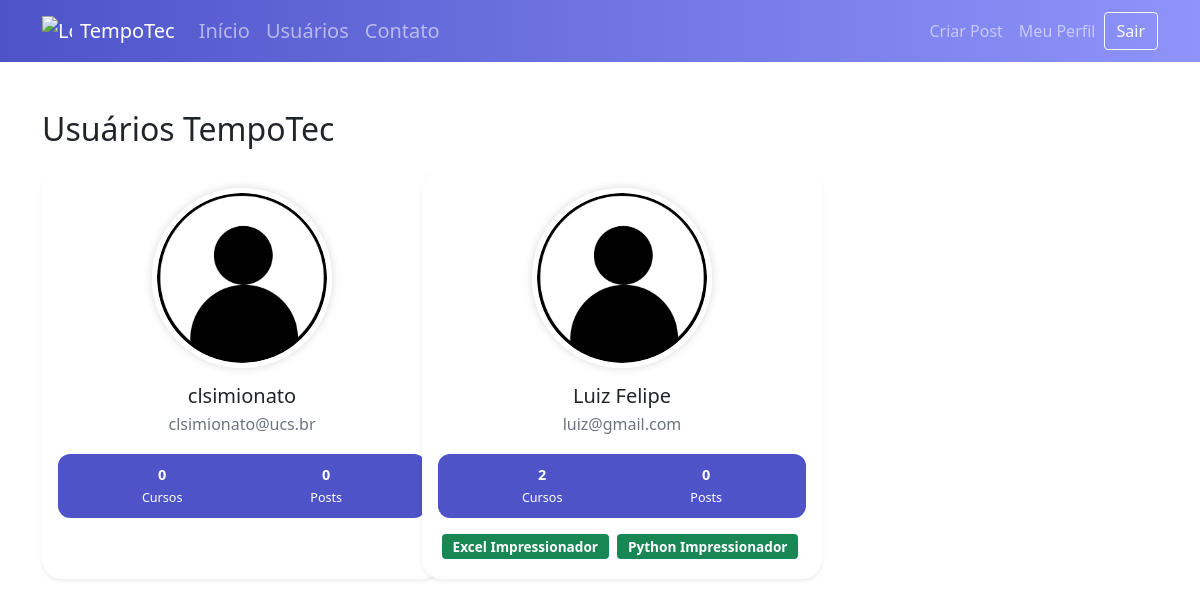
The page /usuarios (signed in) on the database as committed earlier.
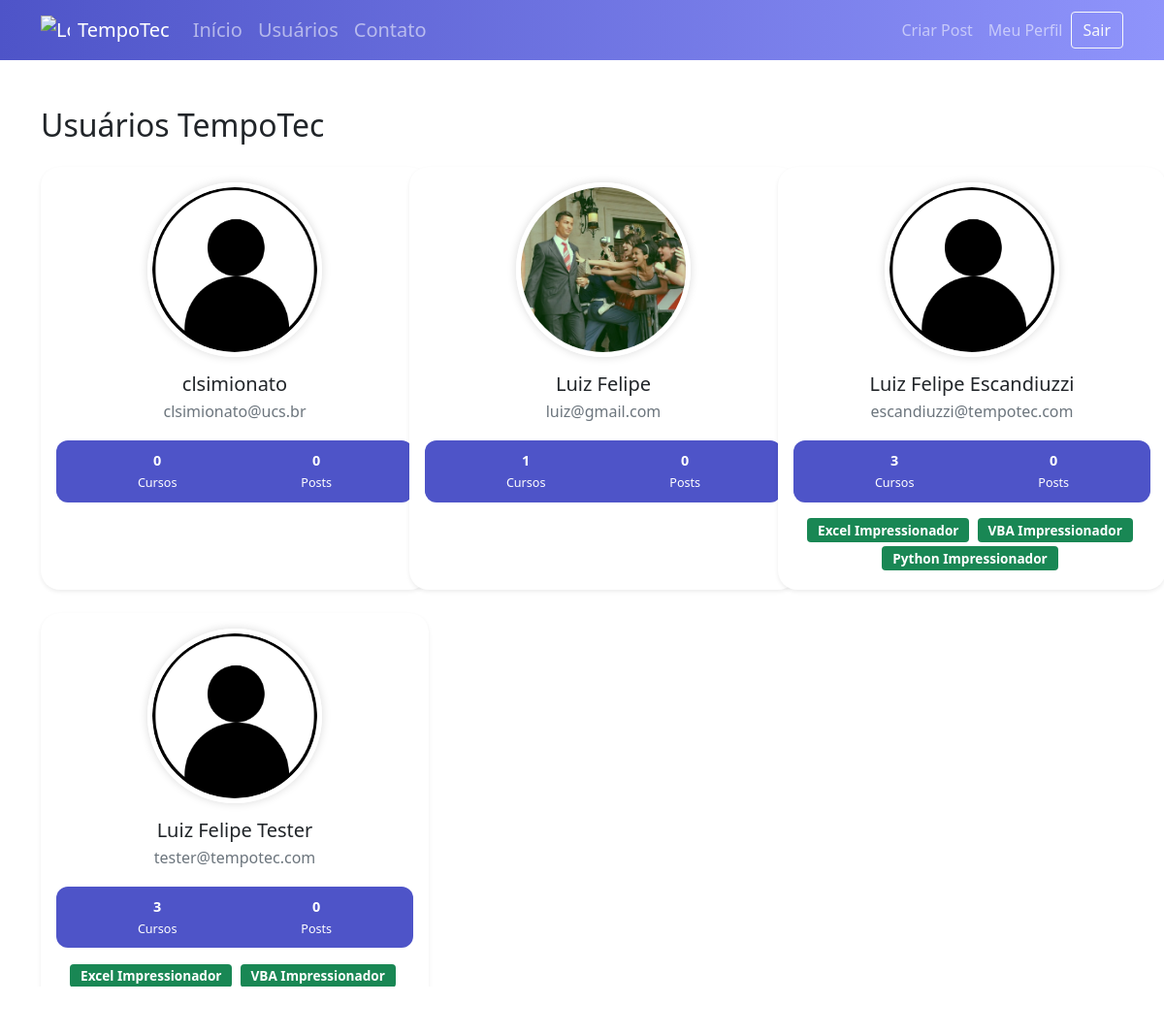
The same page on the database as committed later.
### tempotec/models.py (models this page shows)
class Usuario(database.Model, UserMixin):
    id = database.Column(database.Integer, primary_key=True)
    username = database.Column(database.String, nullable=False)
    email = database.Column(database.String, nullable=False, unique=True)
    senha = database.Column(database.String, nullable=False)
    foto_perfil = database.Column(database.String, default='default.jpg')
    posts = database.relationship('Post', backref='autor', lazy=True)
    cursos = database.Column(database.String, nullable=False, default='Não Informado')

### tempotec/routes.py (the view)
@app.route('/usuarios')
@login_required
def usuarios():
    lista_usuarios = Usuario.query.all()
    return render_template('usuarios.html', lista_usuarios=lista_usuarios)

### tempotec/models.py (called while the page is built)
@login_manager.user_loader
def load_usuario(id_usuario):
    return Usuario.query.get(int(id_usuario))

### tempotec/templates/usuarios.html
{% extends 'base.html' %}
{% block body %}
<div class="container mt-5">
    <h2 class="mb-4">Usuários TempoTec</h2>
    <div class="row row-cols-1 row-cols-md-2 row-cols-lg-3 g-4">
        {% for usuario in lista_usuarios %}
        <div class="col">
            <div class="card shadow-sm p-3 user-card h-100">
                <div class="d-flex flex-column align-items-center text-center">
                    <img src="{{ url_for('static', filename='fotos_perfil/{}'.format(usuario.foto_perfil)) }}"
                         class="profile-img mb-3" alt="Foto de Perfil">
                    <h5 class="mb-1">{{ usuario.username }}</h5>
                    <p class="text-muted mb-2">{{ usuario.email }}</p>
                    <div class="user-stats d-flex justify-content-around w-100">
                        <div><strong>
                            {% if 'Não Informado' in usuario.cursos %}
                            0
                            {% else %}
                            {{ usuario.cursos.count(';') + 1 }}
                            {% endif %}
                        </strong><br><small>Cursos</small></div>
                        <div><strong>0</strong><br><small>Posts</small></div>
                    </div>
                    <div class="mt-3 text-center w-100">
                        {% for curso in usuario.cursos.split(';') %}
                        {% if curso != 'Não Informado' %}
                        <span class="badge bg-success badge-course me-1 mb-1">{{ curso }}</span>
                        {% endif %}
                        {% endfor %}
                    </div>
                </div>
            </div>
        </div>
        {% endfor %}
    </div>
</div>
{% endblock %}

### tempotec/templates/base.html (shortened to what this page needs)
<!DOCTYPE html>
<html lang="pt-br">
<head>
    <link href="https://cdn.jsdelivr.net/npm/bootstrap@5.0.0-beta1/dist/css/bootstrap.min.css" rel="stylesheet"
>
    <link rel="stylesheet" type="text/css" href="{{ url_for('static', filename='main.css') }}">
</head>
<body>
{% include 'navbar.html' %}
{% block body %}
{% endblock %}
</body>
</html>

### tempotec/templates/navbar.html (shortened to what this page needs)
<nav class="navbar navbar-expand-lg navbar-dark custom-navbar">
    <div class="container-fluid container">
        <a class="navbar-brand d-flex align-items-center" href="{{ url_for('home') }}">
            <img src="{{ url_for('static', filename='images/logo.svg') }}" alt="Logo" width="30" height="30"
                 class="me-2">
            TempoTec
        </a>
        <div class="collapse navbar-collapse" id="navbarSupportedContent">
            <ul class="navbar-nav me-auto mb-2 mb-lg-0">
                <li class="nav-item">
                    <a class="nav-link fw-semibold fs-5" href="{{ url_for('home') }}">Início</a>
                </li>
                <li class="nav-item">
                    <a class="nav-link fw-semibold fs-5" href="{{ url_for('usuarios') }}">Usuários</a>
                </li>
                <li class="nav-item">
                    <a class="nav-link fw-semibold fs-5" href="{{ url_for('contato') }}">Contato</a>
                </li>
            </ul>
            <ul class="d-flex navbar-nav align-items-center">
                {% if current_user.is_authenticated %}
                <li class="nav-item">
                    <a class="nav-link" href="{{ url_for('criar_post') }}">Criar Post</a>
                </li>
                <li class="nav-item">
                    <a class="nav-link" href="{{ url_for('perfil') }}">Meu Perfil</a>
                </li>
                <li class="nav-item">
                    <a class="btn btn-outline-light" href="{{ url_for('sair') }}">Sair</a>
                </li>
                {% endif %}
            </ul>
        </div>
    </div>
</nav>

### tempotec/static/main.css (style rules this page uses)
.card { width: 400px; border: none; border-radius: 10px; background-color: #fff }
.custom-navbar { background: linear-gradient(to right, #4e54c8, #8f94fb); }
.nav-link { transition: color 0.3s ease; }
.user-card { border-radius: 20px; transition: transform 0.2s; }
.profile-img { width: 120px; height: 120px; object-fit: cover; border-radius: 50%; box-shadow: 0 0 8px rgba(0, 0, 0, 0.1); }
.badge-course { font-size: 0.85rem; padding: 0.4em 0.8em; }
.user-stats { background-color: #4e54c8; color: white; border-radius: 12px; padding: 10px 20px; font-size: 0.9rem; margin-top: 10px; }
.profile-img { width: 180px; height: 180px; object-fit: cover; border-radius: 50%; border: 5px solid #fff; box-shadow: 0 0 10px rgba(0, 0, 0, 0.15); }

Rows that differ between the two databases and show on the page:
changed Usuario "Luiz Felipe": foto_perfil: picture added in place of a placeholder; cursos "2" → "1"
added Usuario: foto_perfil (placeholder picture), username "Luiz Felipe Escandiuzzi", email "escandiuzzi@tempotec.com", cursos "3", curso "Excel Impressionador" "VBA Impressionador" "Python Impressionador"
added Usuario: foto_perfil (placeholder picture), username "Luiz Felipe Tester", email "tester@tempotec.com", cursos "3", curso "Excel Impressionador" "VBA Impressionador"
Other text that changed with them:
list line gone: "Excel Impressionador"
list line gone: "Python Impressionador"
